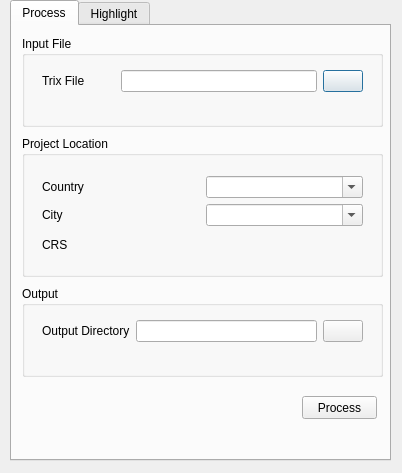
<?xml version="1.0" encoding="UTF-8"?>
<ui version="4.0">
 <class>OptimalMeasurementPlannerDialogBase</class>
 <widget class="QDialog" name="OptimalMeasurementPlannerDialogBase">
  <property name="geometry">
   <rect>
    <x>0</x>
    <y>0</y>
    <width>402</width>
    <height>473</height>
   </rect>
  </property>
  <property name="windowTitle">
   <string>OptimalMeasurementPlanner</string>
  </property>
  <widget class="QTabWidget" name="tabWidget">
   <property name="enabled">
    <bool>true</bool>
   </property>
   <property name="geometry">
    <rect>
     <x>10</x>
     <y>0</y>
     <width>381</width>
     <height>461</height>
    </rect>
   </property>
   <property name="currentIndex">
    <number>0</number>
   </property>
   <widget class="QWidget" name="tab">
    <attribute name="title">
     <string>Process</string>
    </attribute>
    <widget class="QGroupBox" name="groupBox_2">
     <property name="geometry">
      <rect>
       <x>10</x>
       <y>10</y>
       <width>361</width>
       <height>91</height>
      </rect>
     </property>
     <property name="title">
      <string>Input File</string>
     </property>
     <widget class="QWidget" name="gridLayoutWidget_2">
      <property name="geometry">
       <rect>
        <x>20</x>
        <y>30</y>
        <width>321</width>
        <height>31</height>
       </rect>
      </property>
      <layout class="QGridLayout" name="gridLayout_2">
       <item row="0" column="0">
        <widget class="QLabel" name="label_3">
         <property name="text">
          <string>Trix File         </string>
         </property>
        </widget>
       </item>
       <item row="0" column="1">
        <widget class="QLineEdit" name="trix_file"/>
       </item>
       <item row="0" column="2">
        <widget class="QPushButton" name="trix_file_dir">
         <property name="text">
          <string/>
         </property>
         <property name="iconSize">
          <size>
           <width>20</width>
           <height>20</height>
          </size>
         </property>
        </widget>
       </item>
      </layout>
     </widget>
    </widget>
    <widget class="QGroupBox" name="groupBox_3">
     <property name="geometry">
      <rect>
       <x>10</x>
       <y>260</y>
       <width>361</width>
       <height>91</height>
      </rect>
     </property>
     <property name="title">
      <string>Output</string>
     </property>
     <widget class="QWidget" name="gridLayoutWidget_4">
      <property name="geometry">
       <rect>
        <x>20</x>
        <y>30</y>
        <width>321</width>
        <height>31</height>
       </rect>
      </property>
      <layout class="QGridLayout" name="gridLayout_4">
       <item row="0" column="0">
        <widget class="QLabel" name="label_6">
         <property name="text">
          <string>Output Directory</string>
         </property>
        </widget>
       </item>
       <item row="0" column="1">
        <widget class="QLineEdit" name="out_dir"/>
       </item>
       <item row="0" column="2">
        <widget class="QPushButton" name="out_dir_sele">
         <property name="text">
          <string/>
         </property>
         <property name="iconSize">
          <size>
           <width>20</width>
           <height>20</height>
          </size>
         </property>
        </widget>
       </item>
      </layout>
     </widget>
    </widget>
    <widget class="QGroupBox" name="groupBox">
     <property name="geometry">
      <rect>
       <x>10</x>
       <y>110</y>
       <width>361</width>
       <height>141</height>
      </rect>
     </property>
     <property name="title">
      <string>Project Location</string>
     </property>
     <widget class="QWidget" name="gridLayoutWidget">
      <property name="geometry">
       <rect>
        <x>20</x>
        <y>40</y>
        <width>321</width>
        <height>81</height>
       </rect>
      </property>
      <layout class="QGridLayout" name="gridLayout">
       <item row="0" column="0">
        <widget class="QLabel" name="label">
         <property name="text">
          <string>Country</string>
         </property>
        </widget>
       </item>
       <item row="1" column="0">
        <widget class="QLabel" name="label_2">
         <property name="text">
          <string>City</string>
         </property>
        </widget>
       </item>
       <item row="2" column="1">
        <widget class="QgsProjectionSelectionWidget" name="crs"/>
       </item>
       <item row="2" column="0">
        <widget class="QLabel" name="label_4">
         <property name="text">
          <string>CRS                </string>
         </property>
        </widget>
       </item>
       <item row="0" column="1">
        <widget class="QComboBox" name="country_input">
         <property name="editable">
          <bool>true</bool>
         </property>
        </widget>
       </item>
       <item row="1" column="1">
        <widget class="QComboBox" name="city_input">
         <property name="editable">
          <bool>true</bool>
         </property>
        </widget>
       </item>
      </layout>
     </widget>
    </widget>
    <widget class="QPushButton" name="start_process">
     <property name="geometry">
      <rect>
       <x>290</x>
       <y>370</y>
       <width>75</width>
       <height>23</height>
      </rect>
     </property>
     <property name="text">
      <string>Process</string>
     </property>
    </widget>
    <widget class="QLabel" name="process">
     <property name="geometry">
      <rect>
       <x>10</x>
       <y>399</y>
       <width>241</width>
       <height>31</height>
      </rect>
     </property>
     <property name="text">
      <string>&lt;html&gt;&lt;head/&gt;&lt;body&gt;&lt;p&gt;&lt;br/&gt;&lt;/p&gt;&lt;/body&gt;&lt;/html&gt;</string>
     </property>
    </widget>
   </widget>
   <widget class="QWidget" name="tab_2">
    <attribute name="title">
     <string>Highlight</string>
    </attribute>
    <widget class="QPushButton" name="pushButton">
     <property name="geometry">
      <rect>
       <x>284</x>
       <y>90</y>
       <width>61</width>
       <height>23</height>
      </rect>
     </property>
     <property name="text">
      <string>Find</string>
     </property>
    </widget>
    <widget class="QWidget" name="gridLayoutWidget_3">
     <property name="geometry">
      <rect>
       <x>20</x>
       <y>20</y>
       <width>331</width>
       <height>41</height>
      </rect>
     </property>
     <layout class="QGridLayout" name="gridLayout_3">
      <item row="0" column="0">
       <widget class="QLabel" name="label_7">
        <property name="text">
         <string>Best Met Mass</string>
        </property>
       </widget>
      </item>
      <item row="0" column="1">
       <widget class="QComboBox" name="comboBox">
        <property name="minimumSize">
         <size>
          <width>235</width>
          <height>0</height>
         </size>
        </property>
       </widget>
      </item>
     </layout>
    </widget>
   </widget>
  </widget>
 </widget>
 <customwidgets>
  <customwidget>
   <class>QgsProjectionSelectionWidget</class>
   <extends>QWidget</extends>
   <header>qgsprojectionselectionwidget.h</header>
  </customwidget>
 </customwidgets>
 <resources/>
 <connections/>
</ui>
